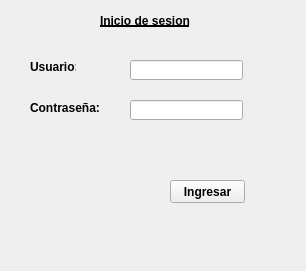
<?xml version="1.0" encoding="UTF-8"?>
<ui version="4.0">
 <class>MainWindow</class>
 <widget class="QMainWindow" name="MainWindow">
  <property name="geometry">
   <rect>
    <x>0</x>
    <y>0</y>
    <width>306</width>
    <height>271</height>
   </rect>
  </property>
  <property name="windowTitle">
   <string>Ventana Ingreso</string>
  </property>
  <widget class="QWidget" name="centralwidget">
   <widget class="QPushButton" name="boton_ingresar">
    <property name="geometry">
     <rect>
      <x>170</x>
      <y>180</y>
      <width>75</width>
      <height>23</height>
     </rect>
    </property>
    <property name="font">
     <font>
      <weight>75</weight>
      <bold>true</bold>
     </font>
    </property>
    <property name="text">
     <string>Ingresar</string>
    </property>
   </widget>
   <widget class="QLineEdit" name="campo_usuario">
    <property name="geometry">
     <rect>
      <x>130</x>
      <y>60</y>
      <width>113</width>
      <height>20</height>
     </rect>
    </property>
   </widget>
   <widget class="QLineEdit" name="campo_password">
    <property name="geometry">
     <rect>
      <x>130</x>
      <y>100</y>
      <width>113</width>
      <height>20</height>
     </rect>
    </property>
   </widget>
   <widget class="QLabel" name="label">
    <property name="geometry">
     <rect>
      <x>30</x>
      <y>60</y>
      <width>46</width>
      <height>13</height>
     </rect>
    </property>
    <property name="font">
     <font>
      <weight>75</weight>
      <bold>true</bold>
     </font>
    </property>
    <property name="text">
     <string>Usuario:</string>
    </property>
   </widget>
   <widget class="QLabel" name="label_2">
    <property name="geometry">
     <rect>
      <x>30</x>
      <y>100</y>
      <width>71</width>
      <height>16</height>
     </rect>
    </property>
    <property name="font">
     <font>
      <weight>75</weight>
      <bold>true</bold>
     </font>
    </property>
    <property name="text">
     <string>Contraseña:</string>
    </property>
   </widget>
   <widget class="QLabel" name="label_3">
    <property name="geometry">
     <rect>
      <x>100</x>
      <y>10</y>
      <width>91</width>
      <height>21</height>
     </rect>
    </property>
    <property name="font">
     <font>
      <weight>75</weight>
      <bold>true</bold>
      <underline>true</underline>
     </font>
    </property>
    <property name="text">
     <string>Inicio de sesion</string>
    </property>
   </widget>
  </widget>
 </widget>
 <resources/>
 <connections/>
</ui>
